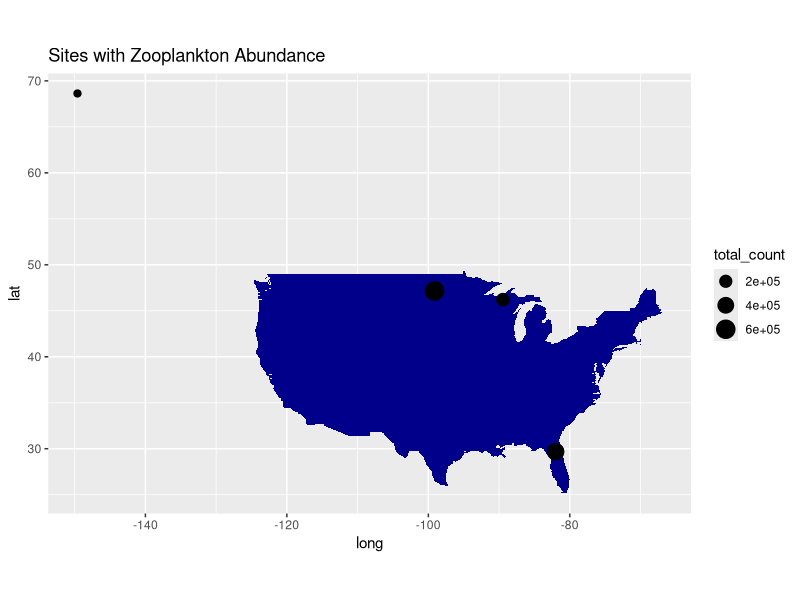
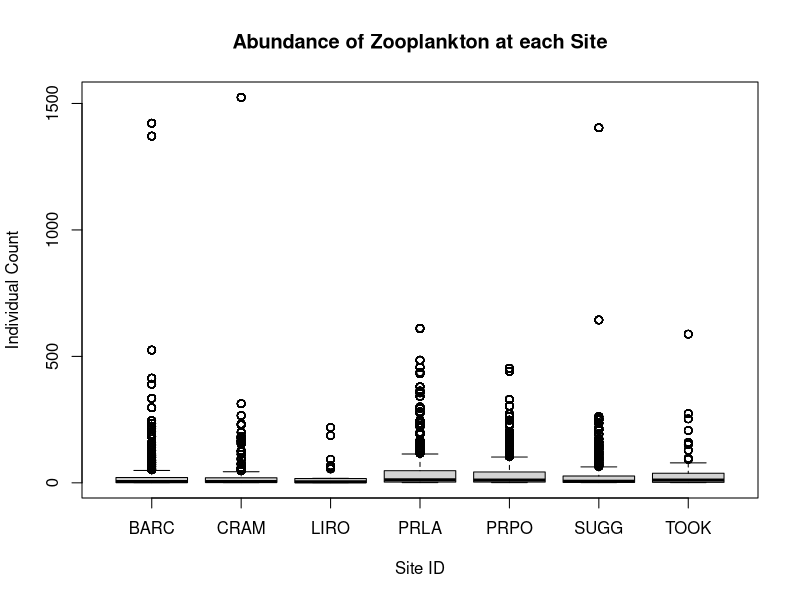
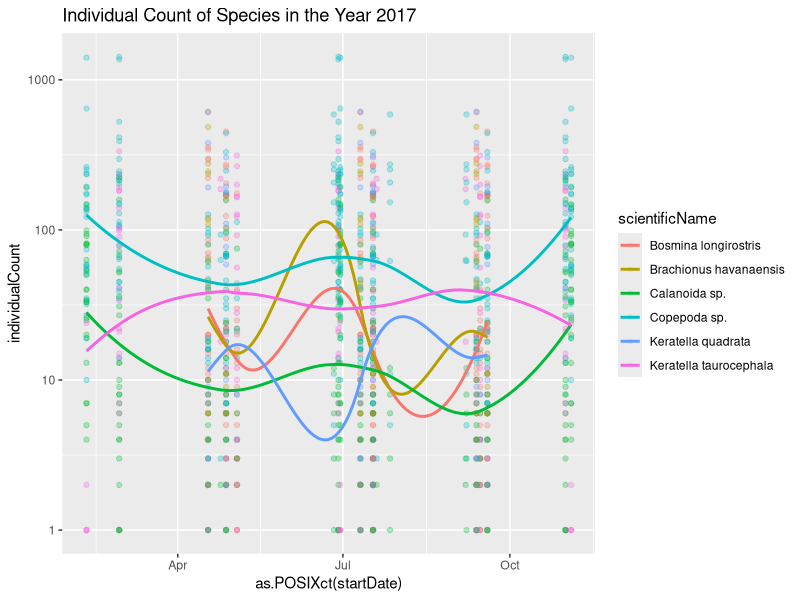
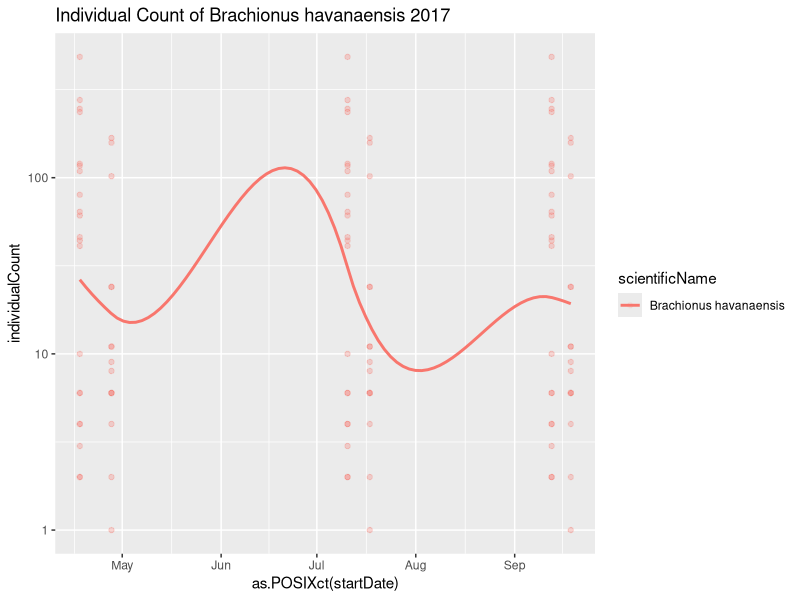
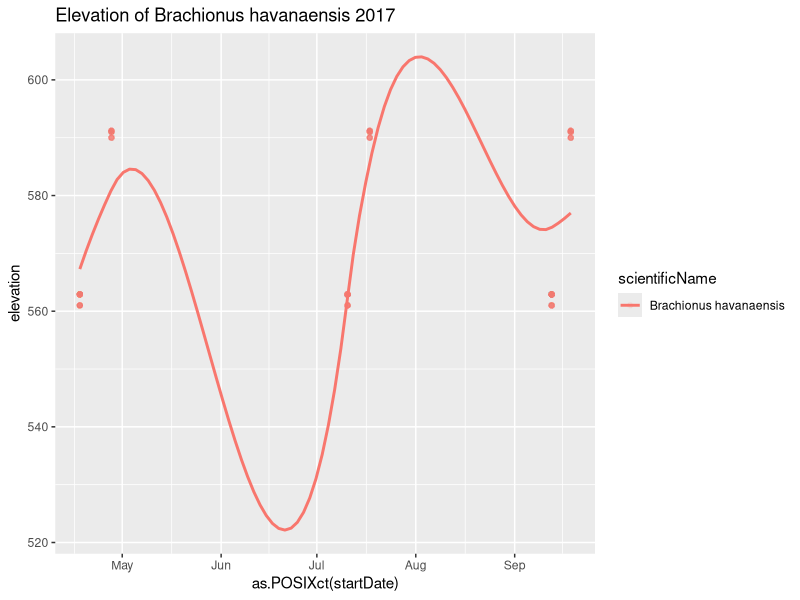
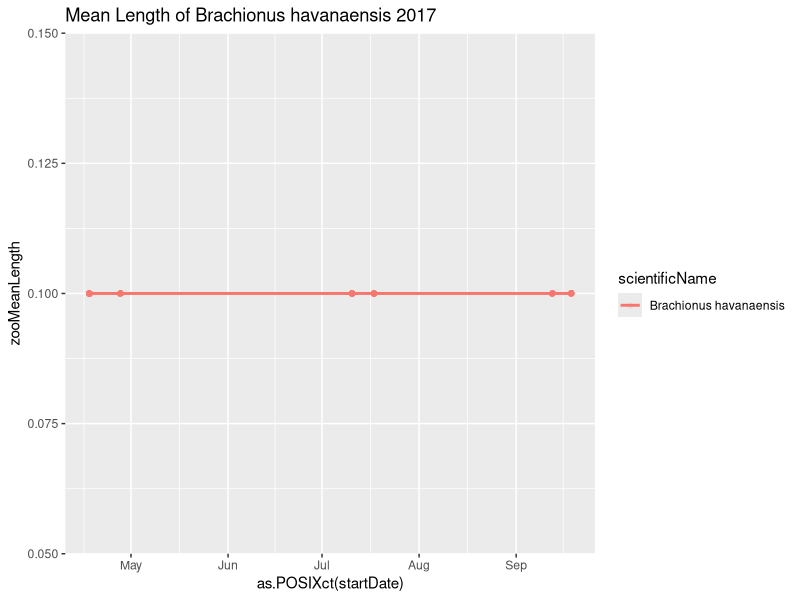

Source code (R) for these figures, in order: (Note: this script raises an error after producing the figures.)
## ---- chunk 1
knitr::opts_chunk$set(echo = TRUE)
## ---- chunk 2
# If you add any additional packages here, make sure they are
# also listed in the DESCRIPTION file
library("dplyr")
library("tidyr")
library("ggplot2")
library("readr")
library("lubridate")
## ---- chunk 3
# this is the information on location of zooplankton caught
zoo_data <- read_csv("filesToStack20219/stackedFiles/zoo_fieldData.csv")

# this is the info about the taxonomic identity of zooplankton found
zoo_tax <- read_csv("filesToStack20219/stackedFiles/zoo_taxonomyProcessed.csv")
## ---- chunk 4
# this is the combined data from two sets
zoo_all <- zoo_data %>%
  left_join(zoo_tax, by = "siteID")
## ---- chunk 5
usa_map <- map_data("usa")

points_with_lat_long <- zoo_all %>%
  filter(!is.na(decimalLatitude)) %>%
  filter(individualCount > 0) %>%
  group_by(siteID) %>%
  summarize(total_count = sum(individualCount),
            mean_lat = mean(decimalLatitude),
            mean_long = mean(decimalLongitude))

ggplot() +
  geom_polygon(data = usa_map,
               aes(x = long,
                   y = lat,
                   group = group),
               fill = "dark blue") +
  coord_fixed(1.3) +
  geom_point(data = points_with_lat_long,
           aes(x = mean_long,
               y = mean_lat,
               size = total_count)) +
  ggtitle("Sites with Zooplankton Abundance")
## ---- chunk 6
boxplot(individualCount ~ siteID, data = zoo_all,
        main = "Abundance of Zooplankton at each Site",
        xlab = "Site ID", ylab = "Individual Count")
## ---- chunk 7
most_abundant_spp <- zoo_all %>%
  group_by(scientificName) %>%
  summarize(sum_indiv = sum(individualCount, na.rm = TRUE)) %>%
  arrange(desc(sum_indiv)) %>%
  head() %>%
  pull(scientificName)
## ---- chunk 8
zoo_all %>%
  filter(scientificName %in% most_abundant_spp) %>%
  filter(year(startDate) == 2017) %>%
  ggplot(aes(x = as.POSIXct(startDate),
             y = individualCount,
             color = scientificName)) +
    geom_point(alpha = 0.1) +
    geom_smooth(method = "loess",
                se = FALSE) +
  scale_y_log10() +
  ggtitle("Individual Count of Species in the Year 2017") 
## ---- chunk 9
zoo_all %>%
  filter(scientificName %in% most_abundant_spp) %>%
  filter(year(startDate) == 2017) %>%
  filter(scientificName == "Brachionus havanaensis") %>%
  ggplot(aes(x = as.POSIXct(startDate),
             y = individualCount,
             color = scientificName)) +
    geom_point(alpha = 0.1) +
    geom_smooth(method = "loess",
                se = FALSE) +
  scale_y_log10() +
  ggtitle("Individual Count of Brachionus havanaensis 2017")
## ---- chunk 10
zoo_all %>%
  filter(scientificName %in% most_abundant_spp) %>%
  filter(year(startDate) == 2017) %>%
  filter(scientificName == "Brachionus havanaensis") %>%
  ggplot(aes(x = as.POSIXct(startDate),
             y = elevation,
             color = scientificName)) +
    geom_point(alpha = 0.1) +
    geom_smooth(method = "loess",
                se = FALSE) +
  ggtitle("Elevation of Brachionus havanaensis 2017")
## ---- chunk 11
zoo_all %>%
  filter(scientificName %in% most_abundant_spp) %>%
  filter(year(startDate) == 2017) %>%
  filter(scientificName == "Brachionus havanaensis") %>%
  ggplot(aes(x = as.POSIXct(startDate),
             y = zooMeanLength,
             color = scientificName)) +
    geom_point(alpha = 0.1) +
    geom_smooth(method = "loess",
                se = FALSE) +
  ggtitle("Mean Length of Brachionus havanaensis 2017")
## ---- chunk 12
zoo_all %>%
  filter(scientificName %in% most_abundant_spp) %>%
  filter(year(startDate) == 2017) %>%
  filter(scientificName == "Brachionus havanaensis") %>%
  group_by(siteID, elevation)
  summarize(mean_count = mean(individualCount, na.rm = TRUE)) %>%
  lm(mean_count ~ elevation, data = .) %>%
  summary()
## ---- chunk 13
ggplot(zoo_all, aes(x = scientificName,
                    y = zooMeanLength)) +
  geom_boxplot() +
  theme(axis.text.x = element_text(angle=90, hjust=1)) 
